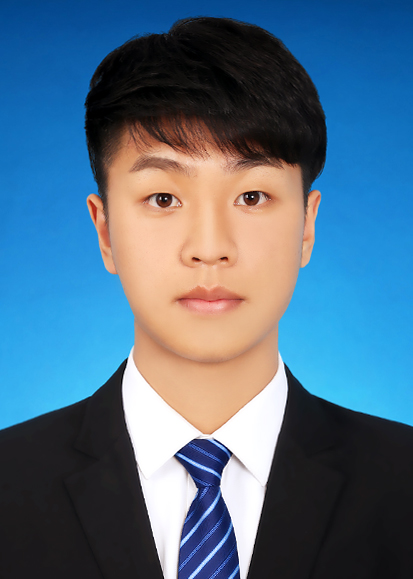
#> input picture Opencv学习/2、整体的系统学习/xiaochaosui.jpg, 413 x 579 px
$ python '5、图片堆叠JoiningImages.py'
#> lines starting #> are read from the running program, lines starting #| are printed output that depends on the picture
# author: "xiaochaosui"
# time: '2020/12/20 14:13'
# mail: '939103485@qq.com'
import cv2
import numpy as np
img = cv2.imread('xiaochaosui.jpg')
#> img is the input picture: shape (579, 413, 3); mean B, G, R 132.5, 109.4, 80.5
imgGray = cv2.cvtColor(img,cv2.COLOR_BGR2GRAY)
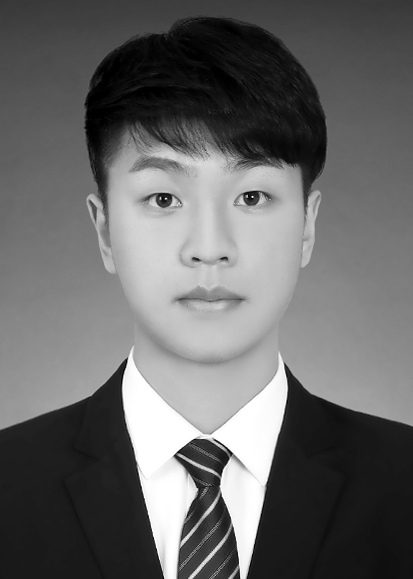
#> imgGray: shape (579, 413); min 0, max 255, mean 103.4

# 水平堆叠
imgHor = np.hstack([img,img])
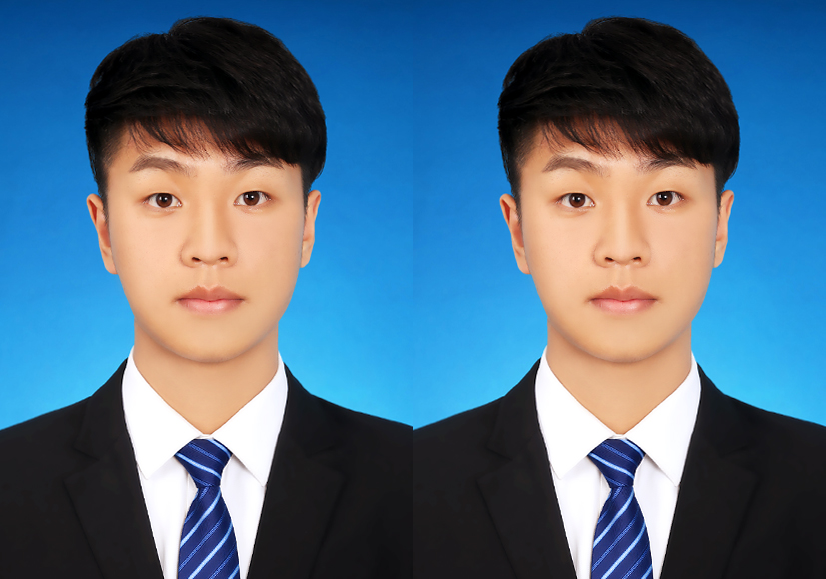
#> imgHor: shape (579, 826, 3); mean B, G, R 132.5, 109.4, 80.5
# 垂直堆叠
imgVer = np.vstack([img,img])
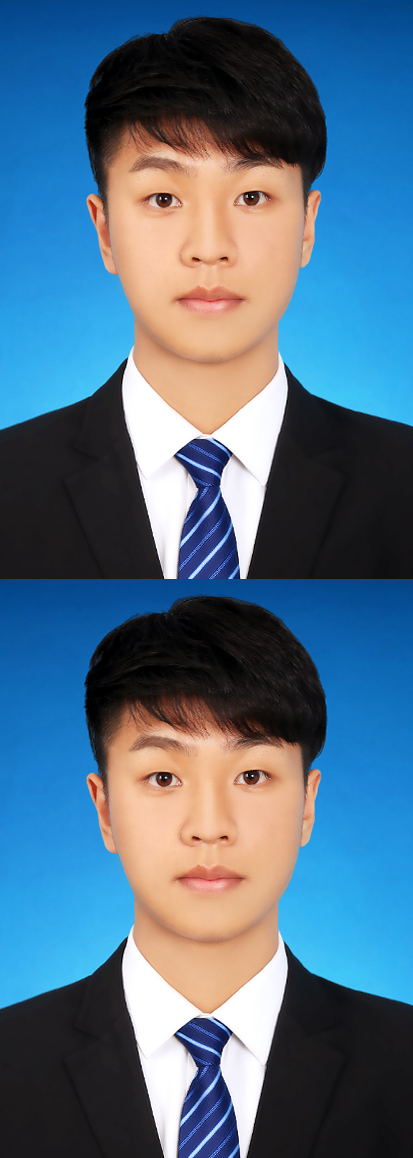
#> imgVer: shape (1158, 413, 3); mean B, G, R 132.5, 109.4, 80.5

cv2.imshow('imgHor',imgHor)
cv2.imshow('imgVer',imgVer)
cv2.waitKey(0)
cv2.destroyAllWindows()
